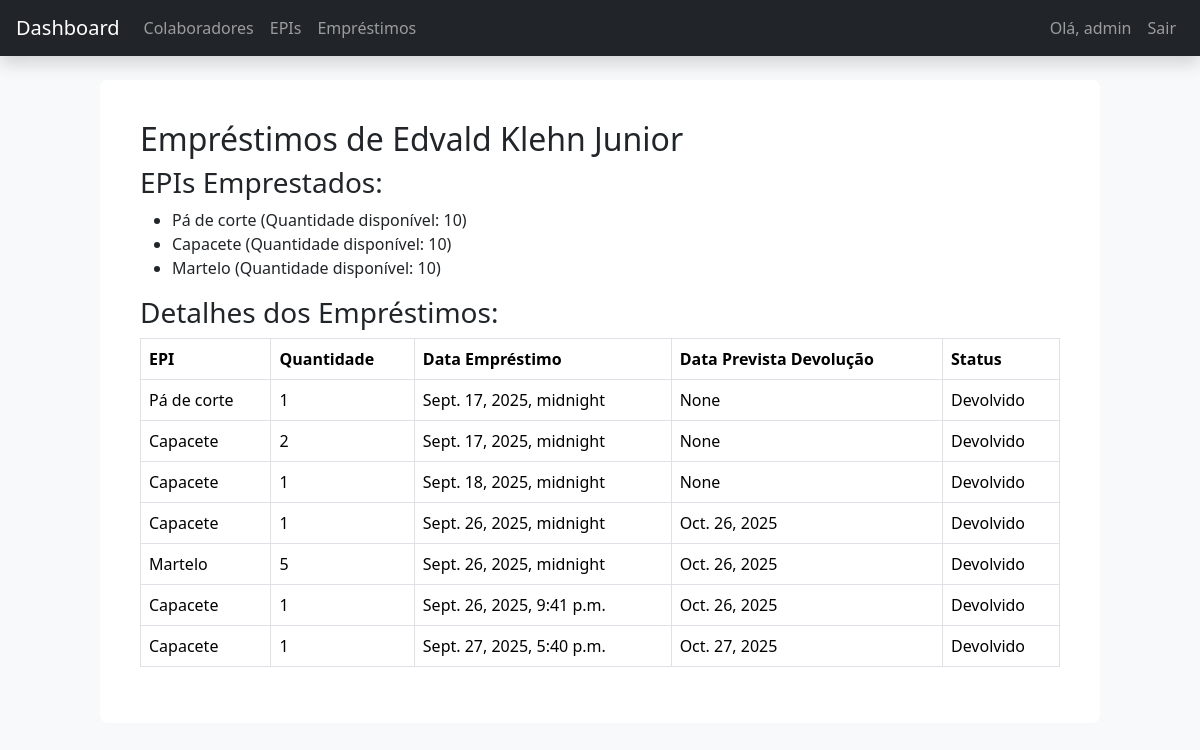
Screenshot of /colaboradores/9/emprestimos/ (signed in) with the database file from the repository.
### appEpi/models.py (models this page shows, shortened)
class Colaborador(models.Model):
    nome = models.CharField(max_length=100)
    cpf = models.CharField(max_length=14, unique=True)
    funcao = models.CharField(max_length=100, default='Desconhecida')
    setor = models.CharField(max_length=100)

class Epi(models.Model):
    nome = models.CharField(max_length=100)
    descricao = models.TextField(blank=True, null=True)
    validade = models.DateField(blank=True, null=True)
    quantidade = models.PositiveIntegerField(default=0)
    @property
    def quantidade_disponivel(self):
        from .models import Emprestimo
        emprestados = Emprestimo.objects.filter(
            epi=self, status='Em uso'
        ).aggregate(models.Sum('quantidade'))['quantidade__sum'] or 0
        return self.quantidade - emprestados

class Emprestimo(models.Model):
    STATUS_CHOICES = [
        ('Em uso', 'Em uso'),
        ('Devolvido', 'Devolvido'),
    ]
    colaborador = models.ForeignKey(Colaborador, on_delete=models.CASCADE)
    epi = models.ForeignKey(Epi, on_delete=models.CASCADE)
    data_emprestimo = models.DateTimeField(auto_now_add=True)
    data_devolucao = models.DateField(blank=True, null=True)
    quantidade = models.PositiveIntegerField(default=1)
    status = models.CharField(max_length=10, choices=STATUS_CHOICES, default='Em uso')
    data_prevista_devolucao = models.DateField(blank=True, null=True)
    data_real_devolucao = models.DateField(blank=True, null=True)

### appEpi/views.py (the view)
# urls.py: path('colaboradores/<int:colaborador_id>/emprestimos/', views.listar_emprestimos_colaborador, name='listar_emprestimos_colaborador'),
@login_required
def listar_emprestimos_colaborador(request, colaborador_id):
    colaborador = get_object_or_404(Colaborador, id=colaborador_id)
    emprestimos = Emprestimo.objects.filter(colaborador=colaborador)
    epis_emprestados = Epi.objects.filter(emprestimo__colaborador=colaborador).distinct()
    return render(request, 'emprestimos/listar_emprestimos_colaborador.html', {
        'colaborador': colaborador,
        'emprestimos': emprestimos,
        'epis_emprestados': epis_emprestados
    })

### appEpi/templates/emprestimos/listar_emprestimos_colaborador.html
{% extends 'base.html' %}
{% block content %}
<div class="container">
    <h2>Empréstimos de {{ colaborador.nome }}</h2>
    <h3>EPIs Emprestados:</h3>
    {% if epis_emprestados %}
        <ul>
            {% for epi in epis_emprestados %}
                <li>{{ epi.nome }} (Quantidade disponível: {{ epi.quantidade_disponivel }})</li>
            {% endfor %}
        </ul>
    {% else %}
        <p>Este colaborador não pegou nenhum EPI emprestado.</p>
    {% endif %}
    <h3>Detalhes dos Empréstimos:</h3>
    {% if emprestimos %}
        <table class="table table-bordered">
            <thead>
                <tr>
                    <th>EPI</th>
                    <th>Quantidade</th>
                    <th>Data Empréstimo</th>
                    <th>Data Prevista Devolução</th>
                    <th>Status</th>
                </tr>
            </thead>
            <tbody>
                {% for emprestimo in emprestimos %}
                    <tr>
                        <td>{{ emprestimo.epi.nome }}</td>
                        <td>{{ emprestimo.quantidade }}</td>
                        <td>{{ emprestimo.data_emprestimo }}</td>
                        <td>{{ emprestimo.data_prevista_devolucao }}</td>
                        <td>{{ emprestimo.status }}</td>
                    </tr>
                {% endfor %}
            </tbody>
        </table>
    {% else %}
        <p>Este colaborador não tem empréstimos registrados.</p>
    {% endif %}
</div>
{% endblock %}

### appEpi/templates/base.html (shortened to what this page needs)
<!DOCTYPE html>
<html lang="pt-br">
{% load static %}
<head>
<link rel="stylesheet" href="https://cdn.jsdelivr.net/npm/bootstrap@5.3.3/dist/css/bootstrap.min.css">
<link rel="stylesheet" href="{% static 'css/style.css' %}">
</head>
<body class="bg-light">
<nav class="navbar navbar-expand-lg navbar-dark bg-dark px-3 shadow">
<a class="navbar-brand" href="{% url 'home' %}">Dashboard</a>
<div class="collapse navbar-collapse">
<ul class="navbar-nav me-auto">
<li class="nav-item"><a class="nav-link" href="{% url 'listar_colaboradores' %}">Colaboradores</a></li>
<li class="nav-item"><a class="nav-link" href="{% url 'listar_epis' %}">EPIs</a></li>
<li class="nav-item"><a class="nav-link" href="{% url 'listar_emprestimos' %}">Empréstimos</a></li>
</ul>
<ul class="navbar-nav">
{% if user.is_authenticated %}
<li class="nav-item"><span class="nav-link">Olá, {{ user.username }}</span></li>
<li class="nav-item"><a class="nav-link" href="{% url 'logout' %}">Sair</a></li>
{% endif %}
</ul>
</div>
</nav>
<div class="container my-4">
{% block content %}{% endblock %}
</div>
</body>
</html>

### appEpi/templates/registration/static/css/style.css (style rules this page uses)
.container { max-width: 1000px; margin: 0 auto; padding: 20px; background-color: #fff; border-radius: 8px; }

### rows the page displays
Colaborador: nome "Edvald Klehn Junior"
Epi: nome "Pá de corte", quantidade_disponivel "10"
Epi: nome "Capacete", quantidade_disponivel "10"
Epi: nome "Martelo", quantidade_disponivel "10"
Emprestimo: epi.nome "Pá de corte", quantidade "1", data_emprestimo "Sept. 17, 2025, midnight", data_prevista_devolucao "None", status "Devolvido"
Emprestimo: epi.nome "Capacete", quantidade "2", data_emprestimo "Sept. 17, 2025, midnight", data_prevista_devolucao "None", status "Devolvido"
Emprestimo: epi.nome "Capacete", quantidade "1", data_emprestimo "Sept. 18, 2025, midnight", data_prevista_devolucao "None", status "Devolvido"
Emprestimo: epi.nome "Capacete", quantidade "1", data_emprestimo "Sept. 26, 2025, midnight", data_prevista_devolucao "Oct. 26, 2025", status "Devolvido"
Emprestimo: epi.nome "Martelo", quantidade "5", data_emprestimo "Sept. 26, 2025, midnight", data_prevista_devolucao "Oct. 26, 2025", status "Devolvido"
Emprestimo: epi.nome "Capacete", quantidade "1", data_emprestimo "Sept. 26, 2025, 9:41 p.m.", data_prevista_devolucao "Oct. 26, 2025", status "Devolvido"
Emprestimo: epi.nome "Capacete", quantidade "1", data_emprestimo "Sept. 27, 2025, 5:40 p.m.", data_prevista_devolucao "Oct. 27, 2025", status "Devolvido"

### other values shown
{{ user.username }} "admin"
